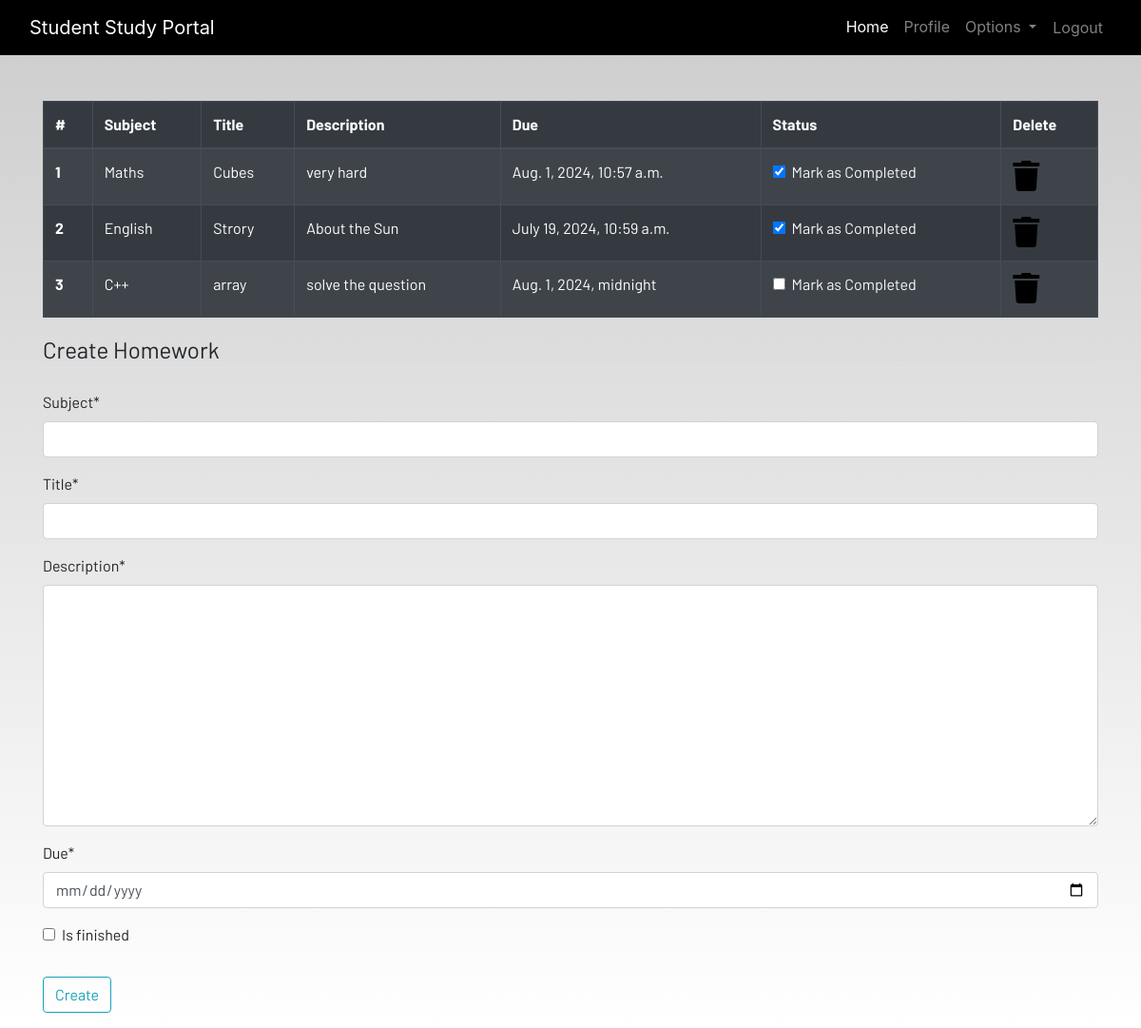
The page /homework (signed in) on the database its author committed.
### dashboard/models.py (models this page shows, shortened)
class Homework(models.Model):
    user = models.ForeignKey(User,on_delete=models.CASCADE)
    subject = models.CharField(max_length=50)
    title = models.CharField(max_length=100)
    description = models.TextField()
    due = models.DateTimeField()
    is_finished = models.BooleanField(default=False)

### dashboard/views.py (the view)
# urls.py: path('homework',views.homework,name="homework"),
@login_required
def homework(request):
    if request.method == "POST":
        form=HomeworkForm(request.POST)
        if form.is_valid():
            try:
                finished=request.POST['is_finished']
                if finished == 'on':
                    finished=True
                else:
                    finished=False
            except:
                finished=False
                homework=Homework(
                user=request.user,
                subject=request.POST['subject'],
                title=request.POST['title'],
                description=request.POST['description'],
                due=request.POST['due'],
                is_finished=finished
            )
            homework.save()
            messages.success(request, f'Homework Added by {request.user.username}!')
    else:
        form=HomeworkForm()
    homework=Homework.objects.filter(user=request.user)
    if len(homework) == 0:
        homework_done = True
    else:
        homework_done = False
    context={
        'homeworks':homework,
        'homework_done':homework_done,
        'form':form,
        }
    return render(request,'dashboard/homework.html',context)

### dashboard/forms.py
class HomeworkForm(forms.ModelForm):
    class Meta:
        model = Homework # type: ignore
        widgets = {'due': DateInput()}
        fields = ['subject', 'title', 'description', 'due', 'is_finished']

### dashboard/templates/dashboard/homework.html (shortened to what this page needs)
{% extends 'dashboard/base.html' %}
{% load static %}
{% load crispy_forms_tags %}
{% block content %}
<div class="container">
    {% if not  homework_done %}
    <table class="table table-striped table-bordered table-hover table-dark">
        <thead>
            <tr>
                <th scope="col">#</th>
                <th scope="col">Subject</th>
                <th scope="col">Title</th>
                <th scope="col">Description</th>
                <th scope="col">Due</th>
                <th scope="col">Status</th>
                <th scope="col">Delete</th>
            </tr>
        </thead>
        <tbody>
            {% for homework in homeworks %}
            <tr>
                <th scope="row">{{ forloop.counter }}</th>
                <td>{{ homework.subject }}</td>
                <td>{{ homework.title }}</td>
                <td>{{ homework.description }}</td>
                <td>{{ homework.due }}</td>
                <td>
                    <a href="{% url 'update-homework' homework.id %}">
                        <div class="form-check">
                            {% if homework.is_finished == True %}
                            <input class="form-check-input" type="checkbox" value="" checked>
                            {% else %}
                            <input class="form-check-input" type="checkbox" value="" >
                            {% endif %}
                            <label class="form-check-label text-light" for="flexCheckDefault">
                                Mark as Completed
                            </label>
                        </div>
                    </a>
                </td>
                <td><a href="{% url 'delete-homework' homework.id %}"><i class="fa fa-trash fa-2x"></i></a></td>
            </tr>
            {% endfor %}
        </tbody>
    </table>
    {% else %}
    <h4>All homeworks are completed!! Create to have more!!</h4>
    {% endif %}
</div>
<div class="container">
    <form method="POST">
        <fieldset class="form-group">
            <legend class="border-bottom mb-4">Create Homework</legend>
            {{form | crispy}}
        </fieldset>
        <div class="form-group">
            <button href="" class="btn btn-outline-info" type="submit">
                Create
            </button>
        </div>
    </form>
</div>
{% endblock %}

### dashboard/templates/dashboard/base.html (shortened to what this page needs)
<!DOCTYPE html>
{% load static %}
<html lang="en">
<head>
  <link rel="stylesheet" href="https://stackpath.bootstrapcdn.com/bootstrap/4.3.1/css/bootstrap.min.css"
 />
  <link rel="stylesheet" href="https://use.fontawesome.com/releases/v5.7.2/css/all.css"
 />
  <link rel="stylesheet" href="{% static 'css/main.css' %}" />
</head>
<body>
  <header>
    <nav class="navbar navbar-expand-lg navbar-dark bg-dark">
      <div class="container-fluid">
        <a class="navbar-brand" href="{% url 'home' %}">Student Study Portal</a>
        <div class="collapse navbar-collapse justify-content-end" id="navbarSupportedContent">
          <ul class="navbar-nav mb-2 mb-lg-0">
            <li class="nav-item">
              <a class="nav-link active" aria-current="page" href="{% url 'home' %}">Home</a>
            </li>
            {% if user.is_authenticated %}
            <li class="nav-item">
              <a class="nav-link" href="{% url 'profile' %}">Profile</a>
            </li>
            <li class="nav-item dropdown">
              <a class="nav-link dropdown-toggle" href="#" id="navbarDropdown" role="button" data-toggle="dropdown"
                aria-haspopup="true" aria-expanded="false">
                Options
              </a>
            </li>
            <li class="nav-item">
              <form method="post" action="{% url 'logout' %}" style="display: inline;">
                <button type="submit" class="nav-link btn btn-link">Logout</button>
              </form>
            </li>
            {% endif %}
          </ul>
        </div>
      </div>
    </nav>
  </header>
  <br /><br />
  <main>
    {% block content %}
    {% endblock content %}
  </main>
</body>
</html>

### static/css/main.css (style rules this page uses)
html { scroll-behavior: smooth; height: 100%; width: 100%; }
main { font-family: Barlow, Quicksand, Rubik, sans-serif, serif, 'Times New Roman', Times, serif !important; }
.navbar { background-color: rgb(0, 0, 0) !important; }
a { text-decoration: none !important; color: black; }
html, body { max-width: 100%; overflow-x: hidden; height: 100%; width: 100%; }
body { background: linear-gradient(rgba(0, 0, 0, 0.2), rgba(255, 255, 255, 0.5)); overflow-x: hidden; background-repeat: no-repeat; }
.fa { color: black; }

### rows shown on the page
Homework: subject "Maths", title "Cubes", description "very hard", due "Aug. 1, 2024, 10:57 a.m."
Homework: subject "English", title "Strory", description "About the Sun", due "July 19, 2024, 10:59 a.m."
Homework: subject "C++", title "array", description "solve the question", due "Aug. 1, 2024, midnight"
